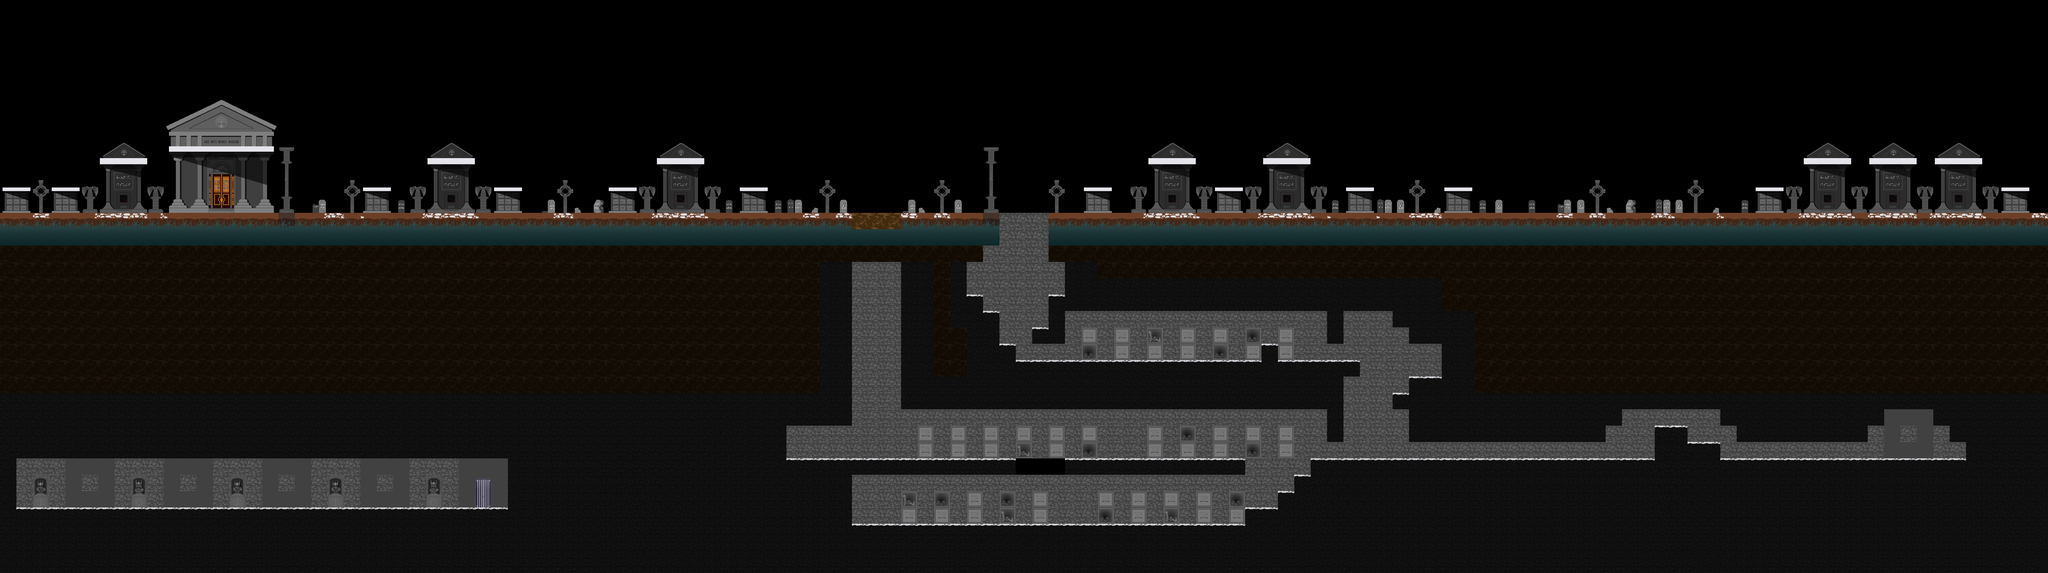

Tiled map render using the project's own tile images. Description and the map definition, with tile-layer contents summarised, below:
An orthogonal 125x35 tile map with 64x64 px tiles, 2 tile layers (derriere, solides) and 120 objects (escalier, checkPoint4, checkPoint3, checkPoint1, checkPoint2, ...).

<map version="1.4" tiledversion="1.4.3" orientation="orthogonal" renderorder="right-down" width="125" height="35" tilewidth="64" tileheight="64" infinite="0" nextlayerid="40" nextobjectid="212">
 <tileset firstgid="1" name="tableauTiledTilesetCimetiere3" tilewidth="64" tileheight="64" tilecount="168" columns="21">
  <image source="tableauTiledTilesetCimetiere3.png" width="1344" height="512" />
 </tileset>
 <layer id="2" name="derriere" width="125" height="35">
  <data>[4375 cells, 2244 non-empty, 93 distinct tile ids]</data>
 </layer>
 <layer id="1" name="solides" width="125" height="35">
  <properties>
   <property name="collides" type="bool" value="false" />
  </properties>
  <data>[4375 cells, 887 non-empty, 13 distinct tile ids]</data>
 </layer>
 <objectgroup id="39" name="bloquerFly">
  <object id="191" gid="48" x="2304" y="576" width="64" height="64" />
  <object id="192" gid="48" x="2944" y="576" width="64" height="64" />
  <object id="193" gid="48" x="4224" y="576" width="64" height="64" />
  <object id="196" gid="48" x="5312" y="576" width="64" height="64" />
  <object id="197" gid="48" x="5184" y="704" width="64" height="64" />
  <object id="198" gid="48" x="5760" y="704" width="64" height="64" />
 </objectgroup>
 <objectgroup id="17" name="escaliers">
  <object id="108" name="escalier" gid="69" x="1856" y="1984" width="64" height="64" />
 </objectgroup>
 <objectgroup id="4" name="stars">
  <object id="16" gid="70" x="576" y="1984" width="64" height="64" />
  <object id="19" gid="70" x="834" y="568" width="64" height="64" />
  <object id="22" gid="70" x="1439.5" y="823.5" width="64" height="64" />
  <object id="24" gid="70" x="2398.5" y="815" width="64" height="64" />
  <object id="27" gid="70" x="34" y="822" width="64" height="64" />
  <object id="28" gid="70" x="4766" y="822" width="64" height="64" />
  <object id="29" gid="70" x="5670" y="822" width="64" height="64" />
  <object id="30" gid="70" x="7842" y="726" width="64" height="64" />
  <object id="31" gid="70" x="1952" y="824" width="64" height="64" />
  <object id="32" gid="70" x="2912" y="818" width="64" height="64" />
  <object id="38" gid="70" x="4544" y="2048" width="64" height="64" />
  <object id="39" gid="70" x="4288" y="2048" width="64" height="64" />
  <object id="40" gid="70" x="3904" y="2048" width="64" height="64" />
  <object id="41" gid="70" x="3904" y="1792" width="64" height="64" />
  <object id="42" gid="70" x="4224" y="1792" width="64" height="64" />
  <object id="43" gid="70" x="5120" y="1792" width="64" height="64" />
  <object id="45" gid="70" x="4224" y="1408" width="64" height="64" />
  <object id="46" gid="70" x="4736" y="1408" width="64" height="64" />
  <object id="47" gid="70" x="3648" y="2048" width="64" height="64" />
  <object id="48" gid="70" x="3520" y="2048" width="64" height="64" />
  <object id="49" gid="70" x="4608" y="1792" width="64" height="64" />
  <object id="50" gid="70" x="4864" y="1984" width="64" height="64" />
  <object id="51" gid="70" x="4480" y="1408" width="64" height="64" />
  <object id="52" gid="70" x="4864" y="1408" width="64" height="64" />
  <object id="129" gid="70" x="4546" y="610" width="64" height="64" />
  <object id="130" gid="70" x="7360" y="610" width="64" height="64" />
 </objectgroup>
 <objectgroup id="37" name="etoffes">
  <object id="176" gid="71" x="1730" y="608" width="64" height="64" />
  <object id="178" gid="71" x="4996" y="606" width="64" height="64" />
  <object id="181" gid="71" x="960" y="1984" width="64" height="64" />
  <object id="182" gid="71" x="3072" y="1792" width="64" height="64" />
  <object id="183" gid="71" x="3392" y="832" width="64" height="64" />
  <object id="184" gid="71" x="4258" y="726" width="64" height="64" />
  <object id="187" gid="71" x="7844" y="822" width="64" height="64" />
  <object id="188" gid="71" x="7616" y="1792" width="64" height="64" />
  <object id="203" gid="71" x="4096" y="1152" width="64" height="64" />
 </objectgroup>
 <objectgroup id="5" name="checkPoints">
  <object id="102" name="checkPoint4" gid="96" x="6208" y="704" width="64" height="64" />
  <object id="103" name="checkPoint3" gid="96" x="4096" y="704" width="64" height="64" />
  <object id="104" name="checkPoint1" gid="96" x="898.667" y="570.667" width="64" height="64" />
  <object id="105" name="checkPoint2" gid="96" x="3200" y="1792" width="64" height="64" />
 </objectgroup>
 <objectgroup id="6" name="flyingMonsters">
  <object id="71" gid="12" x="2624" y="576" width="64" height="64" />
  <object id="72" gid="12" x="4544" y="576" width="64" height="64" />
  <object id="73" gid="12" x="4992" y="576" width="64" height="64" />
  <object id="74" gid="12" x="5504" y="704" width="64" height="64" />
 </objectgroup>
 <objectgroup id="7" name="zombies">
  <object id="64" gid="11" x="1728" y="832" width="64" height="64" />
  <object id="65" gid="11" x="2496" y="832" width="64" height="64" />
  <object id="66" gid="11" x="2752" y="832" width="64" height="64" />
  <object id="67" gid="11" x="4544" y="832" width="64" height="64" />
  <object id="68" gid="11" x="4764" y="824" width="64" height="64" />
  <object id="69" gid="11" x="4992" y="832" width="64" height="64" />
  <object id="70" gid="11" x="5824" y="832" width="64" height="64" />
  <object id="199" gid="11" x="5440" y="832" width="64" height="64" />
  <object id="201" gid="11" x="6016" y="768" width="64" height="64" rotation="90" />
 </objectgroup>
 <objectgroup id="20" name="bougies">
  <object id="115" name="bougie1" gid="49" x="128" y="768" width="64" height="64" />
  <object id="116" name="bougie2" gid="49" x="1345" y="768" width="64" height="64" />
  <object id="120" name="bougie6" gid="49" x="4096" y="768" width="64" height="64" />
 </objectgroup>
 <objectgroup id="32" name="bougies1">
  <object id="117" name="bougie3" gid="49" x="2176" y="768" width="64" height="64" />
  <object id="121" name="bougie7" gid="49" x="5504" y="768" width="64" height="64" />
 </objectgroup>
 <objectgroup id="33" name="bougies2">
  <object id="118" name="bougie4" gid="49" x="3200" y="768" width="64" height="64" />
  <object id="122" name="bougie8" gid="49" x="6208" y="768" width="64" height="64" />
 </objectgroup>
 <objectgroup id="34" name="bougies3">
  <object id="119" name="bougie5" gid="49" x="3648" y="768" width="64" height="64" />
  <object id="123" name="bougie9" gid="49" x="6592" y="768" width="64" height="64" />
 </objectgroup>
 <objectgroup id="8" name="torches">
  <!-- 5 objects omitted --></objectgroup>
 <objectgroup id="21" name="torches1">
  <!-- 5 objects omitted --></objectgroup>
 <objectgroup id="22" name="torches2">
  <!-- 3 objects omitted --></objectgroup>
 <objectgroup id="23" name="torches3">
  <!-- 2 objects omitted --></objectgroup>
 <objectgroup id="24" name="torches4">
  <!-- 1 objects omitted --></objectgroup>
 <objectgroup id="25" name="torches5">
  <!-- 1 objects omitted --></objectgroup>
 <objectgroup id="26" name="torches6">
  <!-- 1 objects omitted --></objectgroup>
 <objectgroup id="28" name="torches7">
  <!-- 1 objects omitted --></objectgroup>
 <objectgroup id="29" name="torches8">
  <!-- 1 objects omitted --></objectgroup>
 <objectgroup id="9" name="aurore" />
 <objectgroup id="16" name="rocheQuiRoule">
  <!-- 1 objects omitted --></objectgroup>
 <objectgroup id="38" name="rocheQuiRoule2">
  <!-- 1 objects omitted --></objectgroup>
 <objectgroup id="10" name="vase">
  <!-- 12 objects omitted --></objectgroup>
 <objectgroup id="18" name="solFragilePierre">
  <!-- 3 objects omitted --></objectgroup>
 <objectgroup id="15" name="solFragile">
  <!-- 3 objects omitted --></objectgroup>
 <objectgroup id="11" name="bossSpectre">
  <!-- 1 objects omitted --></objectgroup>
 <objectgroup id="12" name="sacdos" />
 <objectgroup id="13" name="spectres" />
 <objectgroup id="14" name="squelettes">
  <!-- 11 objects omitted --></objectgroup>
</map>
<!-- 52 of 120 objects omitted -->
